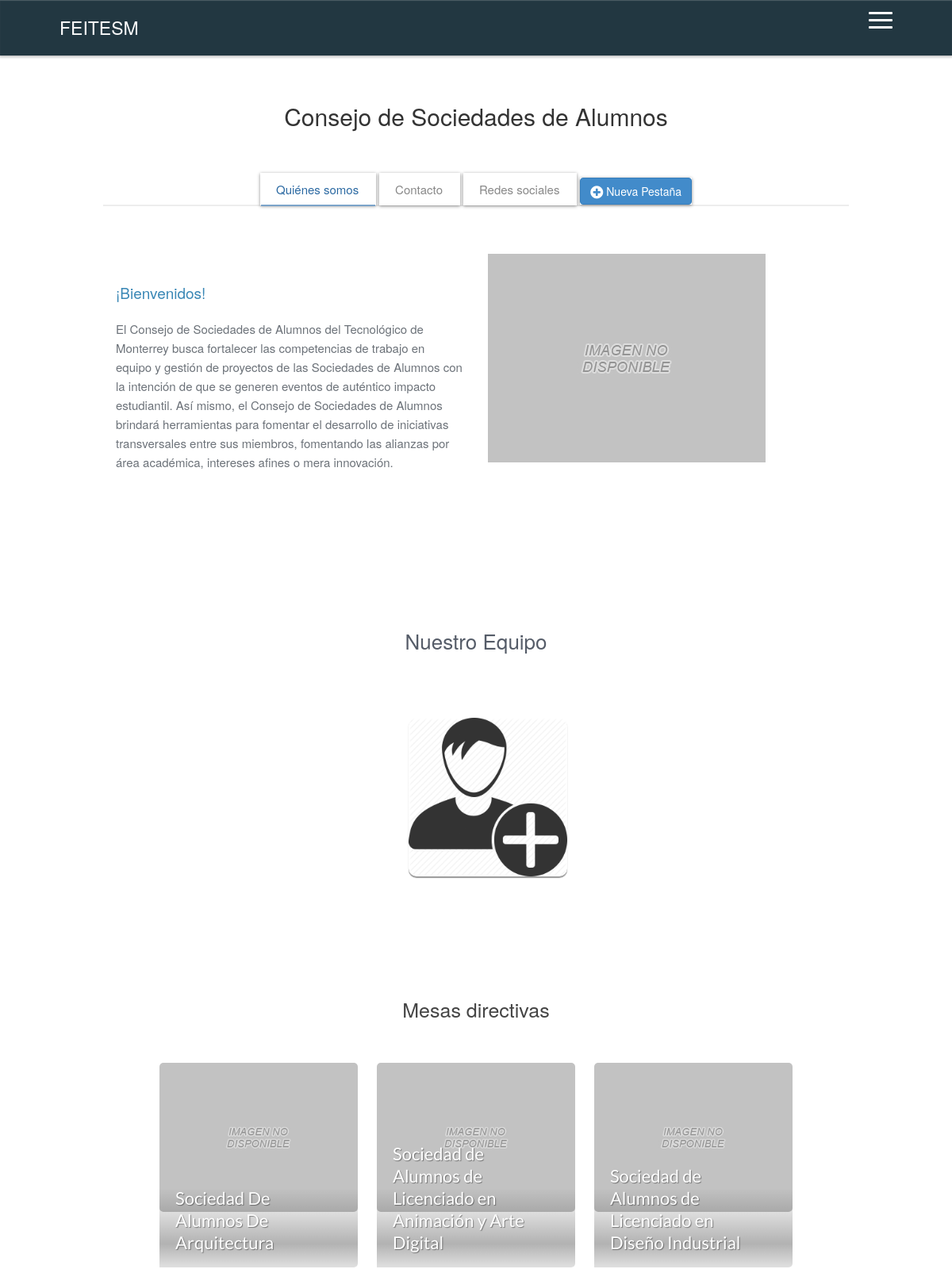
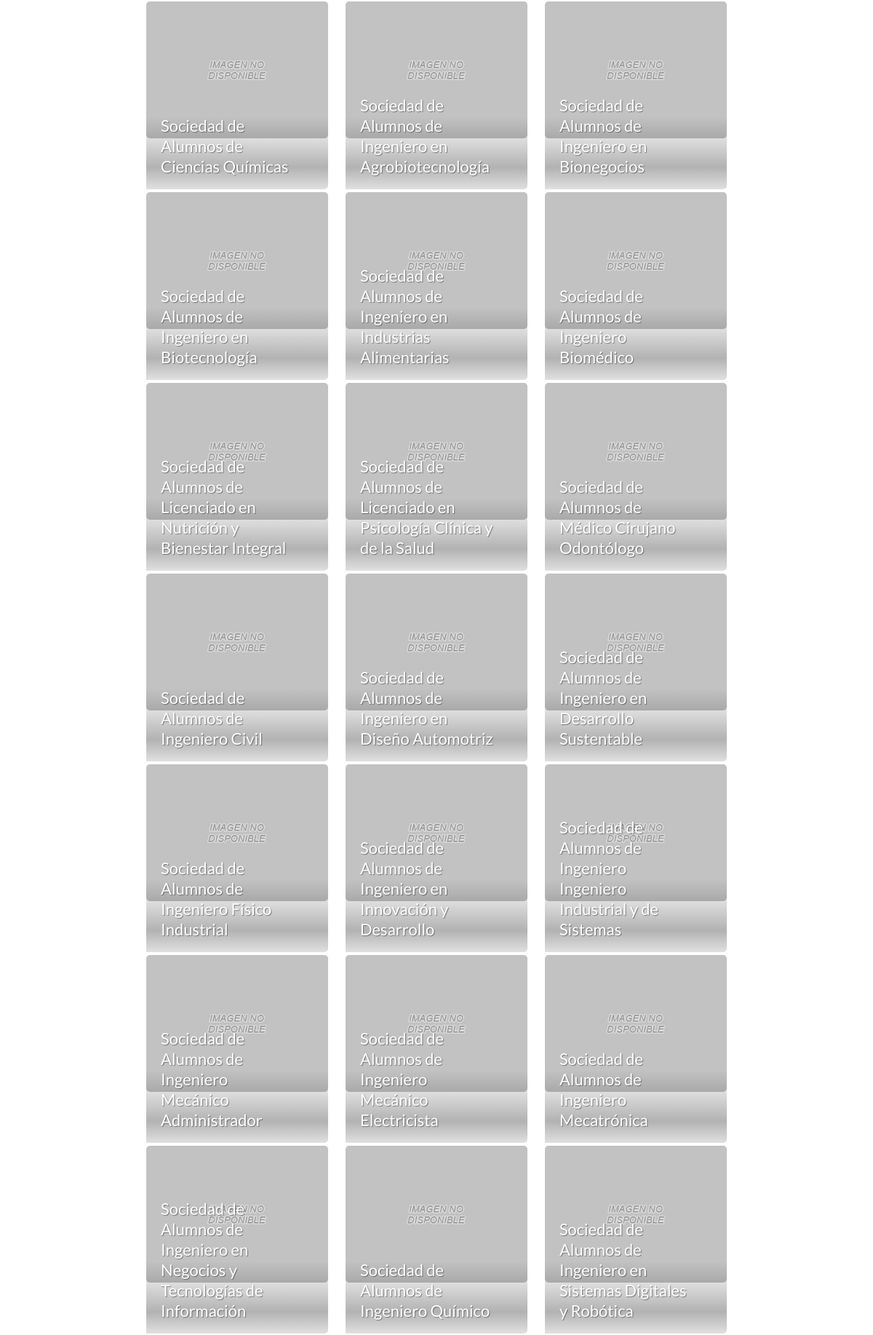
Screenshot of /CSA/csa.php (upper part) with the database file from the repository (2 pictures, top to bottom).
### tables this page shows
CREATE TABLE IF NOT EXISTS `organizacion` (
  `id_org` int(11) NOT NULL AUTO_INCREMENT,
  `siglas` varchar(30) NOT NULL,
  `nombre` varchar(100) NOT NULL,
  `descripcion` varchar(600) NOT NULL,
  `email_contacto` varchar(50) DEFAULT NULL,
  `logo_url` varchar(255) NOT NULL DEFAULT 'images\\organizaciones\\default.jpg',
  `facebook` varchar(255) DEFAULT NULL,
  `twitter` varchar(255) DEFAULT NULL,
  `instagram` varchar(255) DEFAULT NULL,
  `id_org_padre` int(11) DEFAULT NULL,
  PRIMARY KEY (`id_org`),
  UNIQUE KEY `siglas` (`siglas`)
);

CREATE TABLE IF NOT EXISTS `informacion` (
  `id_inf` int(11) NOT NULL AUTO_INCREMENT,
  `id_org` int(11) NOT NULL,
  `tabla_titulo` varchar(60) NOT NULL DEFAULT 'Nueva Tab',
  `titulo` varchar(50) DEFAULT 'Titulo',
  `contenido` varchar(1200) DEFAULT 'Contenido',
  `img_url` varchar(255) DEFAULT '/feitesm-website/images/default.jpg',
  `contacto` tinyint(1) NOT NULL,
  `redes` tinyint(1) NOT NULL,
  PRIMARY KEY (`id_inf`),
  KEY `org_deletion` (`id_org`)
);

### classes/Database.php (called while the page is built, shortened)
<?php
class Database
{
	protected $mysqli;
	public function __construct()
	{
		$server = 'localhost';
		$user = 'root';
		$password = '';
		$databaseName = 'feitesm_website_db';
		$this->mysqli = new mysqli($server,$user,$password,$databaseName);
		mysqli_set_charset($this->mysqli,"utf8");
	}
	public function query($sql)
	{
		$sql2 = str_replace("\\","/",$sql);
		return $this->mysqli->query($sql2);
	}
	public function select($what,$from,$where)
	{
		$sql = "
			SELECT {$what}
			FROM {$from}
			WHERE {$where}
		";
		return $this->query($sql);
	}
}

### classes/Resources_Manager.php (called while the page is built, shortened)
<?php
class Resources_Manager
{
	protected $db;
	public function __construct(Database $db = null){
		$this->db = $db;
	}
	public function getOrgID($orgSign)
	{
		$what = "id_org";
		$from = "organizacion";
		$where = "siglas = '{$orgSign}'";
		$return = $this->db->select($what,$from,$where);
		if ($return) {
			$return = $return->fetch_assoc();
			return $return["id_org"];
		}
		return null;
	}
	public function getTabsInfo($orgSign)
	{
		$id_org = $this->getOrgID($orgSign);
		$what = "*";
		$from = "informacion";
		$where = "id_org = '{$id_org}'";
		return $this->db->select($what,$from,$where);
	}
	public function getStaffInfo($orgSign)
	{
		$id_org = $this->getOrgID($orgSign);
		$what = "*";
		$from = "integrantes";
		$where = "id_org = '{$id_org}'";
		return $this->db->select($what,$from,$where);
	}
	public function getOrgInfo($orgSign){
		$id_org = $this->getOrgID($orgSign);
		$what = "*";
		$from = "organizacion";
		$where = "id_org = '{$id_org}'";
		return $this->db->select($what,$from,$where)->fetch_assoc();
	}
	public function getOrgChilds($orgSign){
		$id_org = $this->getOrgID($orgSign);
		$what = "*";
		$from = "organizacion";
		$where = "id_org_padre = '{$id_org}'";
		return $this->db->select($what,$from,$where);
	}
}
?>

### classes/Google_Auth.php (called while the page is built, shortened)
<?php
class Google_Auth
{
	public function __construct(Database $db = null, Google_Client $googleClient = null)
	{
		$this->client = $googleClient;
	}
	public function isLoggedIn()
	{
		return true;
	}
}

### CSA/csa.php (the view, shortened to what this page needs)
<?php
	$db = new Database;
	$googleClient = new Google_Client();
	$auth = new Google_Auth($db,$googleClient);
	$client = new Resources_Manager(new Database);
	$orgSign = "csa";
	$thisOrg = $client->getOrgInfo($orgSign);
?>
<!DOCTYPE html>
<html>
<head>
	<link rel="stylesheet" type="text/css" href="../css/compiled/theme.css">
	<link rel="stylesheet" type="text/css" href="../css/vendor/font-awesome.css">
	<link rel="stylesheet" type="text/css" href="../css/vendor/animate.css">
	<link rel="stylesheet" type="text/css" href="../css/app.css">
</head>
<body id="features" >
	<div class="st-container">
		<?php include (__ROOT__.'/nav.php'); ?>
		<div class="st-pusher">
			<div class="st-content">
				<header class="navbar navbar-inverse normal" role="banner">
					<?php include (__ROOT__.'/header.php'); ?>
				</header>
				<div id="tabs">
					<div class="container">
						<div class="row header">
							<h2><?= $thisOrg['nombre'] ?></h2>
						</div>
						<?php
							$tabsInfo = $client->getTabsInfo($orgSign);
							if($tabsInfo->num_rows > 0 || $auth->isLoggedIn()) :
						?>
						<div class="row">
							<div class="col-md-12 tabs-wrapper">
								<ul class="nav nav-tabs">
									<?php
										while($row = $tabsInfo->fetch_assoc()):
									?>
									<li>
										<a class="tab_element" href="#Tab-<?=$row["id_inf"]?>" data-toggle="tab"> <?=$row["tabla_titulo"]?></a>
									</li>
									<?php
										endwhile;
										if($auth->isLoggedIn()):
									?>
									<li id="newTabButton">
											<button class="btn btn-large btn-primary" onclick="agregarTab()">
												<i class="fa fa-plus-circle fa-lg fa-align-center"></i>
												Nueva Pestaña
											</button>
										</li>
									<?php endif; ?>
								</ul>
								<div class="tab-content">
									<?php
										$tabsInfo = $client->getTabsInfo($orgSign);
										while($row = $tabsInfo->fetch_assoc()):
											if($row['contacto'] == 1):
									?>
									<div class="tab-pane fade" id="Tab-<?=$row["id_inf"]?>">
										<div class="col-md-12 message">
											<div id="contact-us">
												<div id="info-contact">
													<form role="form" id="contact-form" method="post" action="../php/secure_email_code.php">
														<div hidden>
															<p class="contacto">1</p>
															<p class="redes">0</p>
														</div>
														<div class="form-group">
															<label for="name">Nombre</label>
															<input type="text" name="name" class="form-control" id="name" />
															<input type="hidden" name= "to" id="to" value="<?= $thisOrg['email_contacto']?>"/>
															<input type="hidden" name= "pathRedireccion" id="to" value="/CSA/csa.php"/>
														</div>
														<div class="form-group">
															<label for="email">Correo electr&oacute;nico</label>
															<input type="email" name="email" class="form-control" id="email" />
														</div>
														<div class="form-group">
															<label for="subject">Asunto</label>
															<input type="text" name="subject" class="form-control" id="subject" />
														</div>
														<div class="form-group">
															<label for="message">Tu mensaje</label>
															<textarea name="message" class="form-control" id="message" rows="6"></textarea>
														</div>
														<div class="submit">
															<input type="submit" class="button button-small" value="Enviar" />
														</div>
													</form>
												</div>
											</div>
										</div>
									</div>
									<?php elseif($row['redes'] == 1):?>
									<div class="tab-pane fade in" id="Tab-<?=$row["id_inf"]?>">
										<div hidden>
											<p class="contacto">0</p>
											<p class="redes">1</p>
										</div>
										<div class="col-md-6 info">
											<h4>Redes sociales</h4>
											<p><span>Facebook:</span>
											<a href="<?= $thisOrg['facebook'] ?>" target="_blank">
												ConsejoSA
											</a></p>
											<p><span>Twitter:</span>
											<a href="<?= $thisOrg['twitter'] ?>" target="_blank">
												csa_mty
											</a></p>
										</div>
										<div class="col-md-6 image">
											<img src="<?= $row["img_url"] ?>" class="img-responsive" style="position: relative;top: 15px;" alt="picture3" />
										</div>
									</div>
									<?php else: ?>
									<div class="tab-pane fade in" id="Tab-<?=$row["id_inf"]?>">
										<div class="col-md-6 info">
											<h4 class ="titulo"><?=$row["titulo"]?></h4>
											<p class="contenido"><?=$row["contenido"]?></p>
										</div>
										<div class="col-md-6 image">
											<img src="<?=$row["img_url"]?>" class="img-responsive " alt="Foto" >
										</div>
									</div>
									<?php
										endif; endwhile;
									?>
								</div>
							</div>
						</div>
						<?php endif; ?>
					</div>
				</div>
				<?php
					$staffInfo = $client->getStaffInfo($orgSign);
					if($staffInfo->num_rows > 0 || $auth->isLoggedIn()):
						$cont = 0;
				?>
		  		<div class="container boxText">
		  			<div class="row header">
		  				<h3>Nuestro Equipo</h3>
		  			</div>
					<div id="about-us">
						<div id="info">
							<div class="container">
								<div class="row team">
									<?php
										if($auth->isLoggedIn()):
											if($cont == 0):
									?>
									<div class="col-md-12 team-row">
									<?php	endif; ?>
										<img rowN="<?=$cont?>" src="../images/personas/add.png" data-toggle="tooltip" title="Agrega nuevo integrante" alt="addNew"  />
									<?php	if($cont == 0): ?>
									</div>
									<?php
											endif;
										endif;
									?>
								</div>
							</div>
						</div>
					</div>
				</div>
				<?php endif ?>
				<?php
					$orgInfo = $client->getOrgChilds($orgSign);
					if($orgInfo->num_rows > 0 || $auth->isLoggedIn()):
				?>
				<div id="showcase">
					<div class="container">
						<div class="row header">
							<h3>Mesas directivas</h3>
						</div>
						<div class="row">
							<div class="col-md-12 pics">
								<?php
									while($row = $orgInfo->fetch_assoc()):
								?>
								<div class="pic">
									<img src="<?=$row['logo_url']?>" alt="Persona" />
									<div class="bg nombre">
										<p><?=$row['nombre']?></p>
									</div>
								</div>
								<?php
									endwhile;
								?>
							</div>
						</div>
					</div>
				</div>
				<?php endif ?>
			</div>
		</div>
	</div>
</body>
</html>

### css/app.css (style rules this page uses)
.boxy { box-shadow: 0px 1px 4px 0px rgba(0, 0, 0, 0.45), inset 0px 0px 1px 1px white; }
p , h1, h2, h3, h4, h5 { min-height: 10px; }
.boxText .header { text-align: center; }
.boxText .header h3 { font-size: 26px; color: #555C68; line-height: 25px; font-weight: 300; }
#tabs .tabs-wrapper .tab-content .tab-pane .info h4, #tabs .tabs-wrapper .tab-content .tab-pane .info p, #tabs .tabs-wrapper .tab-content .tab-pane .info img { margin: auto; padding: 1px; min-width: 100%; min-height: 20px; }

### rows the page displays
organizacion: id_org+nombre "Consejo de Sociedades de Alumnos"
informacion: tabla_titulo "Quiénes somos", titulo "¡Bienvenidos!", contenido "El Consejo de Sociedades de Alumnos del Tecnológico de Monterrey busca fortalecer las competencias de trabajo en equipo y gestión de proyectos de las Sociedades de Alumnos con la intención de que se generen eventos de auténtico impacto estudiantil. Así mismo, el Consejo de Sociedades de Alumnos brindará herramientas para fomentar el desarrollo de iniciativas transversales entre sus miembros, fomentando las alianzas por área académica, intereses afines o mera innovación.", contacto 0 (drawn)
informacion: tabla_titulo "Contacto"
informacion: tabla_titulo "Redes sociales"
organizacion: nombre "Sociedad De Alumnos De Arquitectura"
organizacion: nombre "Sociedad de Alumnos de Licenciado en Animación y Arte Digital"
organizacion: nombre "Sociedad de Alumnos de Licenciado en Diseño Industrial"
organizacion: nombre "Sociedad de Alumnos de Ciencias Químicas"
organizacion: nombre "Sociedad de Alumnos de Ingeniero en Agrobiotecnología"
organizacion: nombre "Sociedad de Alumnos de Ingeniero en Bionegocios"
organizacion: nombre "Sociedad de Alumnos de Ingeniero en Biotecnología"
organizacion: nombre "Sociedad de Alumnos de Ingeniero en Industrias Alimentarias"
organizacion: nombre "Sociedad de Alumnos de Ingeniero Biomédico"
organizacion: nombre "Sociedad de Alumnos de Licenciado en Nutrición y Bienestar Integral"
organizacion: nombre "Sociedad de Alumnos de Licenciado en Psicología Clínica y de la Salud"
organizacion: nombre "Sociedad de Alumnos de Médico Cirujano Odontólogo"
organizacion: nombre "Sociedad de Alumnos de Ingeniero Civil"
organizacion: nombre "Sociedad de Alumnos de Ingeniero en Diseño Automotriz"
organizacion: nombre "Sociedad de Alumnos de Ingeniero en Desarrollo Sustentable"
organizacion: nombre "Sociedad de Alumnos de Ingeniero Físico Industrial"
organizacion: nombre "Sociedad de Alumnos de Ingeniero en Innovación y Desarrollo"
organizacion: nombre "Sociedad de Alumnos de Ingeniero Ingeniero Industrial y de Sistemas"
organizacion: nombre "Sociedad de Alumnos de Ingeniero Mecánico Administrador"
organizacion: nombre "Sociedad de Alumnos de Ingeniero Mecánico Electricista"
organizacion: nombre "Sociedad de Alumnos de Ingeniero Mecatrónica"
organizacion: nombre "Sociedad de Alumnos de Ingeniero en Negocios y Tecnologías de Información"
organizacion: nombre "Sociedad de Alumnos de Ingeniero Químico"
organizacion: nombre "Sociedad de Alumnos de Ingeniero en Sistemas Digitales y Robótica"
